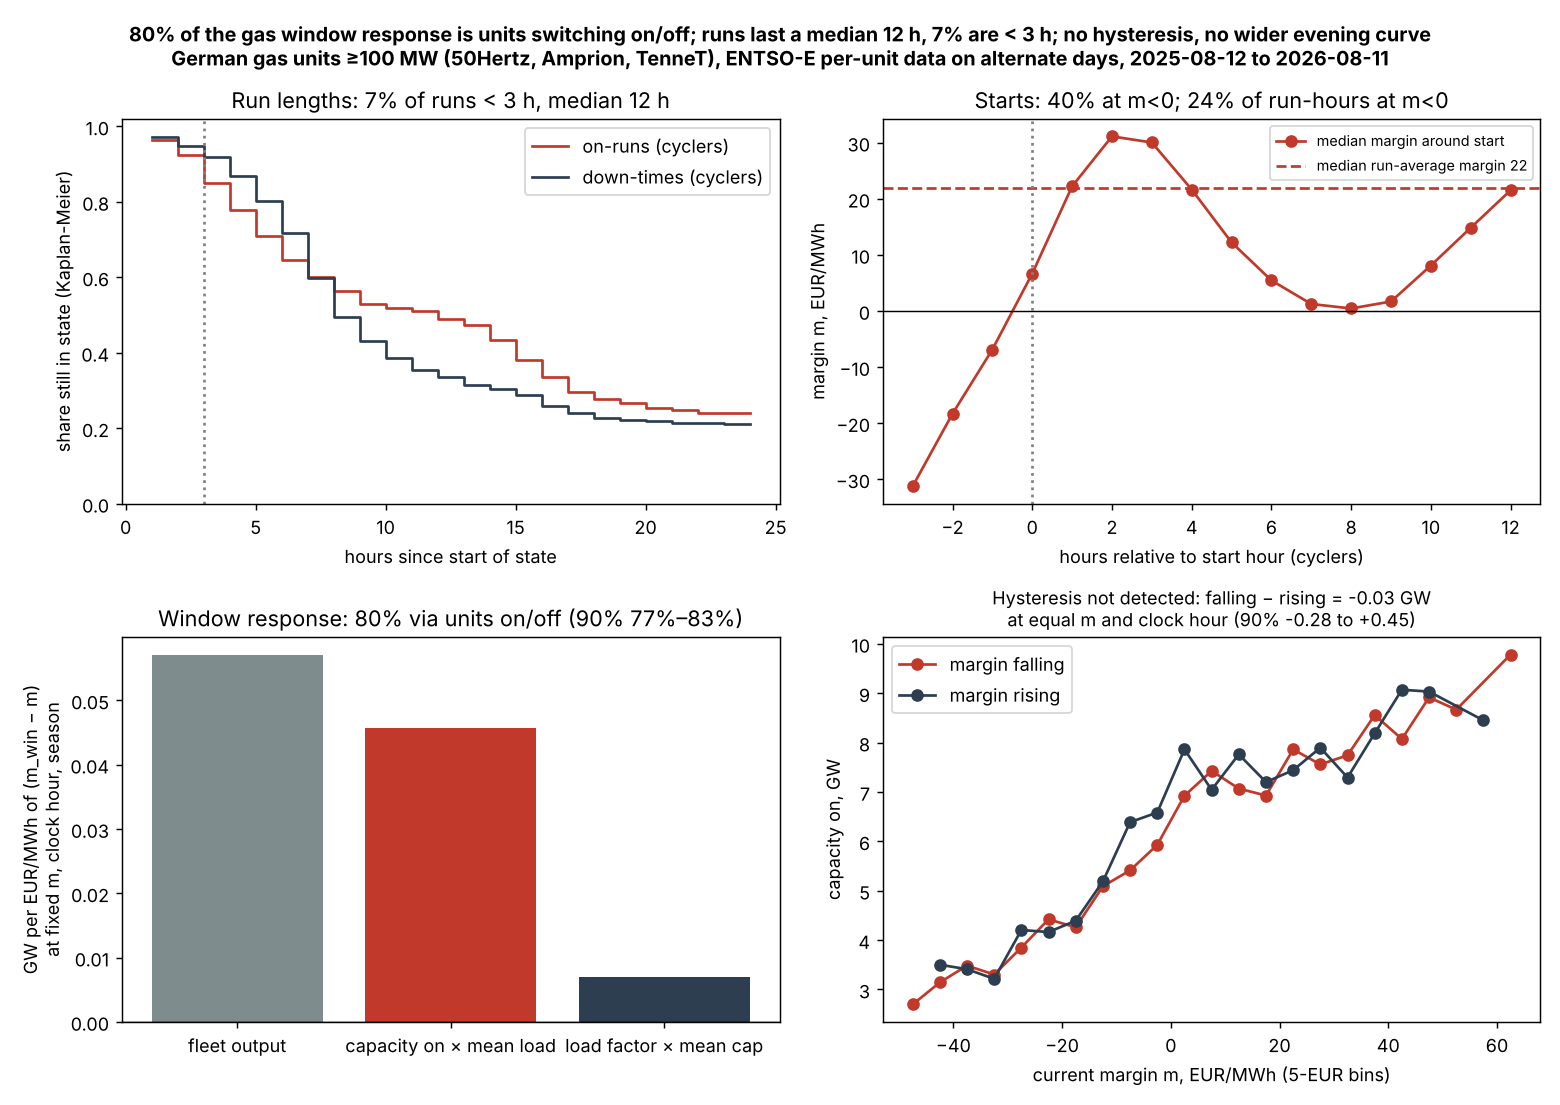

This figure's Python source:
"""
Is the multi-hour margin response of German gas output (lambda ~0.84-0.93 on m + lambda (m_win - m)) unit commitment?
Per-unit ENTSO-E actual generation (gas, >=100 MW; 50HZ, AMPRION, TENNET), 2025-08-12 .. 2026-08-11.
Data are sampled on alternate days, so every state/run statistic is computed within contiguous observed stretches only,
with left/right censoring tracked. Usage: unit_commitment.py DATA_DIR FIG_PATH. Prints JSON; writes only the figure.
"""
import glob, gzip, json, sys
from pathlib import Path
import numpy as np, pandas as pd
import matplotlib; matplotlib.use("Agg"); import matplotlib.pyplot as plt

SP, FIG = Path(sys.argv[1]), Path(sys.argv[2])
T0, T1 = pd.Timestamp("2025-08-12", tz="Europe/Berlin"), pd.Timestamp("2026-08-12", tz="Europe/Berlin")
THR, ALWAYS = 0.20, 0.90
rng = np.random.default_rng(0); R = {}

# ---------- system margin on the full continuous grid (as gas_curve2.py) ----------
X = pd.read_parquet(SP / "out/recon_hourly.parquet")
with gzip.open(SP / "appdata/gasprices_the_v1_DE_LU.json.gz", "rt") as f: g = json.load(f)["gasprice"]
gas = pd.Series({pd.Timestamp(int(k), unit="ms", tz="UTC"): v for k, v in g.items()}).sort_index()
eua = pd.read_parquet(SP / "out/eua_daily.parquet")["eua"].sort_index()
X["gas"] = gas.reindex(X.index, method="ffill")
X["co2"] = eua.reindex(X.index.tz_convert("Europe/Berlin").tz_localize(None).normalize(), method="ffill").to_numpy()
X["m"] = X.p - (1.85 * X.gas + 0.37 * X.co2)
grid = X.m.resample("1h").mean()
X["m_win"] = grid.rolling(7, center=True, min_periods=5).mean().reindex(X.index)
X["dm"] = (grid.shift(-1) - grid.shift(1)).reindex(X.index)

# ---------- units ----------
fr = []
for t in ["50HZ", "AMPRION", "TENNET"]:
    parts = [pd.read_parquet(f) for f in sorted(glob.glob(str(SP / f"entsoe/units_all/DE_{t}_gas_*.parquet")))]
    d = pd.concat(parts).sort_index(); d = d[~d.index.duplicated()]
    d = d[[c for c in d.columns if c.endswith("Fossil Gas | Actual Aggregated")]]
    d.columns = [f"{t}:{c.split(' | ')[0]}" for c in d.columns]
    fr.append(d.tz_convert("UTC"))
U = pd.concat(fr, axis=1).sort_index()
U = U[(U.index >= T0) & (U.index < T1)]
cap = U.quantile(0.99)
U = U.loc[:, cap >= 50]; cap = cap[U.columns]            # drop units that never produce meaningfully
S = X.reindex(U.index)
R["sampling"] = dict(units=int(U.shape[1]), hours=int(len(U)), days=int(len(set(U.index.tz_convert("Europe/Berlin").date))),
                     cap_GW=round(float(cap.sum()) / 1e3, 2), nan_share=round(float(U.isna().values.mean()), 4))
cov = U.sum(axis=1, min_count=1) / 1e3 / S.gasg
R["sampling"]["unit_sum_over_gasg_median"] = round(float(cov.median()), 3)

ON = (U.values > THR * cap.values) .astype(float); ON[np.isnan(U.values)] = np.nan
onshare = np.nanmean(ON, 0)
cls = np.where(onshare >= ALWAYS, "always", np.where(onshare > 0.01, "cycler", "rare"))
R["classes"] = {k: dict(n=int((cls == k).sum()), cap_GW=round(float(cap.values[cls == k].sum()) / 1e3, 2)) for k in ["always", "cycler", "rare"]}

ut = U.index.asi8 // 3_600_000_000
hour_loc = U.index.tz_convert("Europe/Berlin").hour.to_numpy()
day_loc = U.index.tz_convert("Europe/Berlin").normalize()
m = S.m.to_numpy(); month = U.index.tz_convert("Europe/Berlin").month.to_numpy()
winter = np.isin(month, [10, 11, 12, 1, 2, 3])

# ---------- runs and down-times per unit, within contiguous observed stretches ----------
runs = []   # (unit, state, i0, i1 exclusive, left_cens, right_cens)
for j in range(U.shape[1]):
    o = ON[:, j]; ok = ~np.isnan(o)
    brk = np.r_[True, (np.diff(ut) != 1) | (ok[1:] != ok[:-1])]
    seg = np.r_[np.where(brk)[0], len(o)]
    for a, b in zip(seg[:-1], seg[1:]):
        if not ok[a]: continue
        x = o[a:b]; ch = np.r_[0, np.where(np.diff(x) != 0)[0] + 1, len(x)]
        for c0, c1 in zip(ch[:-1], ch[1:]):
            runs.append((j, int(x[c0]), a + c0, a + c1, c0 == 0, c1 == len(x), a + len(x)))
rd = pd.DataFrame(runs, columns=["j", "on", "i0", "i1", "lc", "rc", "send"])
rd["len"] = rd.i1 - rd.i0; rd["cls"] = cls[rd.j]
rd["type"] = np.select([rd.lc & rd.rc, rd.lc, rd.rc], ["whole", "left", "right"], "complete")
cyc = rd[rd.cls == "cycler"]
R["run_types_cyclers"] = {s: cyc[cyc.on == s].type.value_counts(normalize=True).round(3).to_dict() for s in (1, 0)}

def km(L, ev):
    """Kaplan-Meier survival S(t) for t = 1..24 from lengths L with event flags ev."""
    out = []; s = 1.0
    for t in range(1, 25):
        at = (L >= t).sum(); e = ((L == t) & ev).sum()
        if at: s *= 1 - e / at
        out.append(s)
    return np.array(out)

def len_stats(df):
    st = df[~df.lc]                                  # observed start
    elig = st[(st.send - st.i0) >= 3]                # at least 3 h of observation after the start
    short = float(((elig.len < 3) & ~elig.rc).mean())
    S_ = km(st.len.to_numpy(), (~st.rc).to_numpy())
    med = int(np.argmax(S_ <= 0.5) + 1) if (S_ <= 0.5).any() else ">24"
    return dict(n_obs_start=int(len(st)), share_lt3h=round(short, 3), km_median_h=med,
                km_S=S_.round(3).tolist(), complete_median_h=float(st[~st.rc].len.median()),
                share_lt6h=round(float(((elig.len < 6) & ~elig.rc)[(elig.send - elig.i0) >= 6].mean()), 3))
R["run_lengths"] = {"runs": len_stats(cyc[cyc.on == 1]), "downs": len_stats(cyc[cyc.on == 0])}
for k in ("runs", "downs"): R["run_lengths"][k].pop("km_S")
KM_RUN, KM_DOWN = km(*(lambda d: (d.len.to_numpy(), (~d.rc).to_numpy()))(cyc[(cyc.on == 1) & ~cyc.lc])), km(*(lambda d: (d.len.to_numpy(), (~d.rc).to_numpy()))(cyc[(cyc.on == 0) & ~cyc.lc]))
# all units incl. always-on, for reference
R["run_lengths"]["runs_all_units_share_lt3h"] = len_stats(rd[rd.on == 1])["share_lt3h"]

# ---------- E2: starts and the margin ----------
st = cyc[(cyc.on == 1) & ~cyc.lc].copy()
st["m_start"] = m[st.i0]
st["m_run"] = [np.nanmean(m[a:b]) for a, b in zip(st.i0, st.i1)]
st["neg_h"] = [np.nansum(m[a:b] < 0) for a, b in zip(st.i0, st.i1)]
st["win"] = winter[st.i0]
st["cap"] = cap.values[st.j]
# implied gross margin per MW of capacity over the run (EUR/MW): output/cap * m summed over the run
Uv = U.values
st["gm_per_MW"] = [np.nansum(Uv[a:b, j] / cap.values[j] * m[a:b]) for j, a, b in zip(st.j, st.i0, st.i1)]
comp = st[~st.rc]
def e2(d, c):
    return dict(n=int(len(d)), median_m_start=round(float(d.m_start.median()), 1), median_m_run=round(float(d.m_run.median()), 1),
                median_run_minus_start=round(float((d.m_run - d.m_start).median()), 1),
                share_start_neg=round(float((d.m_start < 0).mean()), 3),
                share_runhours_neg=round(float(d.neg_h.sum() / d.len.sum()), 3),
                share_runs_mrun_pos=round(float((d.m_run > 0).mean()), 3),
                share_runs_mrun_pos_and_start_neg=round(float(((d.m_run > 0) & (d.m_start < 0)).mean()), 3),
                complete_gm_per_MW_median=round(float(c.gm_per_MW.median()), 0),
                complete_gm_per_MW_q25=round(float(c.gm_per_MW.quantile(0.25)), 0))
R["starts"] = {"all": e2(st, comp), "winter": e2(st[st.win], comp[comp.win]), "summer": e2(st[~st.win], comp[~comp.win])}
# null: cycler off-hours at positive margin; cycler on-hours at negative margin (all on-hours)
cj = np.where(cls == "cycler")[0]; Oc = ON[:, cj]
mm = np.repeat(m[:, None], len(cj), 1); okm = ~np.isnan(Oc) & ~np.isnan(mm)
R["null"] = dict(share_cycler_onhours_negm=round(float(((Oc == 1) & (mm < 0) & okm).sum() / ((Oc == 1) & okm).sum()), 3),
                 share_cycler_offhours_posm=round(float(((Oc == 0) & (mm > 0) & okm).sum() / ((Oc == 0) & okm).sum()), 3),
                 share_all_hours_negm=round(float(np.nanmean(m[~np.isnan(m)] < 0)), 3))
# margin event study around observed starts (cyclers)
ev = np.full((len(st), 16), np.nan)
for k, (i0, send) in enumerate(zip(st.i0, st.send)):
    for r_ in range(-3, 13):
        ii = i0 + r_
        if 0 <= ii < len(m) and ut[ii] - ut[i0] == r_: ev[k, r_ + 3] = m[ii]
EV = np.nanmedian(ev, 0)

# ---------- fleet decomposition (E1) ----------
# carried-over evening units: capacity of cycler runs started 16:00-19:59 (observed start) still on at 20-23 h same day
carry = np.zeros(len(U))
for j, a, b in zip(st.j, st.i0, st.i1):
    if 16 <= hour_loc[a] < 20:
        for i in range(a, b):
            if hour_loc[i] >= 20 and day_loc[i] == day_loc[a]: carry[i] += cap.values[j] / 1e3
Uf = np.where(np.isnan(Uv), 0, Uv); valid_h = np.isnan(Uv).mean(1) < 0.05
capon = np.nansum(np.where(ON == 1, cap.values, 0), 1) / 1e3   # GW of capacity on
Y = Uf.sum(1) / 1e3
capon_c = np.nansum(np.where(ON[:, cj] == 1, cap.values[cj], 0), 1) / 1e3
Yc = Uf[:, cj].sum(1) / 1e3
gap = (S.m_win - S.m).to_numpy()
lead = (grid.shift(-1) + grid.shift(-2) + grid.shift(-3)).div(3).reindex(U.index).to_numpy() - m
lag = (grid.shift(1) + grid.shift(2) + grid.shift(3)).div(3).reindex(U.index).to_numpy() - m
Non = np.nansum(ON == 1, 1); blk = np.digitize(hour_loc, [6, 10, 16, 20])
D = pd.DataFrame(dict(Y=Y, C=capon, u=Y / np.where(capon > 0, capon, np.nan), Yc=Yc, Cc=capon_c, gap=gap, m=m,
                      mb=np.floor(m / 5), mo=month, carry=carry, N=Non, G=S.gasg.to_numpy(), lead=lead, lag=lag, win=winter, b=blk, day=day_loc, h=hour_loc, dm=S.dm.to_numpy()))
D = D[valid_h & D.gap.notna() & D.lead.notna() & D.lag.notna() & D.m.notna() & (D.C > 0)].copy()
D["grp"] = D.mb.astype(int).astype(str) + "_" + D.mo.astype(str) + "_" + D.b.astype(str)            # m-bin x month x block
D["grp_h"] = D.mb.astype(int).astype(str) + "_" + D.h.astype(str) + "_" + D.win.astype(str)         # m-bin x clock hour x season
D["grp_h10"] = np.floor(D.m / 10).astype(int).astype(str) + "_" + D.h.astype(str) + "_" + D.mo.astype(str)  # 10-EUR bin x hour x month
D["grp_hm"] = D.h.astype(str) + "_" + D.mo.astype(str)                                             # for the response to m itself

VARS = ["Y", "C", "u", "N"]
def slopes_fast(d, grp, x="gap"):
    w = d[VARS + [x]] - d.groupby(grp)[VARS + [x]].transform("mean")
    return {v: float((w[x] * w[v]).sum() / (w[x] ** 2).sum()) for v in VARS}
ubar, Cbar = D.u.mean(), D.C.mean()
days = D.day.unique(); dgrp = {d_: idx for d_, idx in D.groupby("day").groups.items()}
def decomp(grp, x="gap", boot=True):
    sl_ = slopes_fast(D, grp, x); out = dict(slope_Y_GW_per_EUR=round(sl_["Y"], 4), slope_Ccap_on_GW_per_EUR=round(sl_["C"], 4),
        slope_units_on_per_EUR=round(sl_["N"], 4), share_via_capacity_on=round(ubar * sl_["C"] / sl_["Y"], 3),
        share_via_load_factor=round(Cbar * sl_["u"] / sl_["Y"], 3))
    if boot:
        bs = []
        for _ in range(300):
            pick = rng.choice(days, len(days)); b_ = slopes_fast(D.loc[np.concatenate([dgrp[d_] for d_ in pick])], grp, x)
            bs.append([b_["Y"], ubar * b_["C"] / b_["Y"]])
        bs = np.array(bs); out["slope_Y_90"] = np.quantile(bs[:, 0], [0.05, 0.95]).round(4).tolist()
        out["share_via_capacity_on_90"] = np.quantile(bs[:, 1], [0.05, 0.95]).round(3).tolist()
    return out, sl_
dec_h, sl = decomp("grp_h")
R["decomposition"] = dict(hours=int(len(D)), u_mean=round(float(ubar), 3), C_mean=round(float(Cbar), 2),
                          gap_mbin_hour_season=dec_h, gap_mbin10_hour_month=decomp("grp_h10", boot=False)[0],
                          gap_mbin_month_block=decomp("grp")[0], response_to_m_hour_month=decomp("grp_hm", x="m", boot=False)[0])
# lead vs lag: is the window response forward- or backward-looking? joint OLS after demeaning in m-bin x hour x season cells
w = D[["C", "Y", "lead", "lag"]] - D.groupby("grp_h")[["C", "Y", "lead", "lag"]].transform("mean")
def leadlag(w):
    Xl = w[["lead", "lag"]].to_numpy(); return {v: np.linalg.lstsq(Xl, w[v].to_numpy(), rcond=None)[0] for v in ["C", "Y"]}
ll = leadlag(w); bl = []
for _ in range(300):
    pick = rng.choice(days, len(days)); bl.append(np.r_[tuple(leadlag(w.loc[np.concatenate([dgrp[d_] for d_ in pick])]).values())])
bl = np.array(bl)
R["lead_lag"] = dict(C_lead=round(float(ll["C"][0]), 4), C_lag=round(float(ll["C"][1]), 4), Y_lead=round(float(ll["Y"][0]), 4), Y_lag=round(float(ll["Y"][1]), 4),
                     ci90_C_lead_lag_Y_lead_lag=np.quantile(bl, [0.05, 0.95], 0).round(4).T.tolist(), corr_lead_lag=round(float(np.corrcoef(w.lead, w.lag)[0, 1]), 3))

# ---------- logistic width of capacity-on vs margin by block (E4) ----------
def fit_logistic(mv, yv, mo, A=None):
    """y = F[month] + A sigmoid((m-mu)/s); grid over (mu, s), linear LS for F, A (or A held fixed)."""
    mos = np.unique(mo); Mo = (mo[:, None] == mos[None]).astype(float); best = None
    for mu in np.arange(-60, 41, 2.0):
        for s in np.exp(np.linspace(np.log(3), np.log(80), 40)):
            sg = 1 / (1 + np.exp(-(mv - mu) / s))
            if A is None: Z = np.c_[Mo, sg]; coef, *_ = np.linalg.lstsq(Z, yv, rcond=None); r = ((yv - Z @ coef) ** 2).sum()
            else: c0, *_ = np.linalg.lstsq(Mo, yv - A * sg, rcond=None); coef = np.r_[c0, A]; r = ((yv - A * sg - Mo @ c0) ** 2).sum()
            if coef[-1] > 0 and (best is None or r < best[0]): best = (r, mu, s, coef[-1])
    return dict(mu=round(best[1], 1), s=round(float(best[2]), 1), A=round(float(best[3]), 2))
mid_ = D[(D.h >= 10) & (D.h < 16)]
eve_ = D[D.h >= 20]
W = {"Y_midday": fit_logistic(mid_.m.to_numpy(), mid_.Y.to_numpy(), mid_.mo.to_numpy()),
     "Y_evening": fit_logistic(eve_.m.to_numpy(), eve_.Y.to_numpy(), eve_.mo.to_numpy()),
     "C_midday": fit_logistic(mid_.m.to_numpy(), mid_.C.to_numpy(), mid_.mo.to_numpy()),
     "C_evening": fit_logistic(eve_.m.to_numpy(), eve_.C.to_numpy(), eve_.mo.to_numpy()),
     "C_evening_minus_carry": fit_logistic(eve_.m.to_numpy(), (eve_.C - eve_.carry).to_numpy(), eve_.mo.to_numpy())}
allY = fit_logistic(D.m.to_numpy(), D.Y.to_numpy(), D.mo.to_numpy()); W["Y_allhours"] = allY
for blk_, d_ in [("midday", mid_), ("evening", eve_)]:
    W[f"Y_{blk_}_sharedA"] = fit_logistic(d_.m.to_numpy(), d_.Y.to_numpy(), d_.mo.to_numpy(), A=allY["A"])
allG = fit_logistic(D.m.to_numpy(), D.G.to_numpy(), D.mo.to_numpy())
for blk_, d_ in [("midday", mid_), ("evening", eve_)]:
    W[f"gasg_{blk_}"] = fit_logistic(d_.m.to_numpy(), d_.G.to_numpy(), d_.mo.to_numpy())
    W[f"gasg_{blk_}_sharedA"] = fit_logistic(d_.m.to_numpy(), d_.G.to_numpy(), d_.mo.to_numpy(), A=allG["A"])
W["ratio_gasg"] = round(W["gasg_evening"]["s"] / W["gasg_midday"]["s"], 2)
W["ratio_gasg_sharedA"] = round(W["gasg_evening_sharedA"]["s"] / W["gasg_midday_sharedA"]["s"], 2)
W["ratio_Y_sharedA"] = round(W["Y_evening_sharedA"]["s"] / W["Y_midday_sharedA"]["s"], 2)
for k in ["Y", "C"]: W[f"ratio_{k}"] = round(W[f"{k}_evening"]["s"] / W[f"{k}_midday"]["s"], 2)
W["ratio_C_minus_carry"] = round(W["C_evening_minus_carry"]["s"] / W["C_midday"]["s"], 2)
ev_st = st[(hour_loc[st.i0] >= 16) & (hour_loc[st.i0] < 20)]
on22 = []; neg_late = []; late = []
for j, a, b, send in zip(ev_st.j, ev_st.i0, ev_st.i1, ev_st.send):
    i22 = [i for i in range(a, send) if hour_loc[i] == 22 and day_loc[i] == day_loc[a]]
    if i22: on22.append(i22[0] < b)
    for i in range(a, b):
        if hour_loc[i] >= 21 and day_loc[i] == day_loc[a]:
            late.append(1); neg_late.append(m[i] < 0)
W.update(n_evening_starts=int(len(ev_st)), share_on_at_22=round(float(np.mean(on22)), 3),
         share_21_23_runhours_negm=round(float(np.mean(neg_late)), 3), n_21_23_runhours=int(len(late)),
         carry_mean_GW_20_24=round(float(eve_.carry.mean()), 3), C_mean_GW_20_24=round(float(eve_.C.mean()), 2))
R["evening"] = W

# ---------- E5: hysteresis, capacity on at equal margin, falling vs rising ----------
pooled = fit_logistic(D.m.to_numpy(), D.C.to_numpy(), D.mo.to_numpy())
nf = D[(np.abs(D.m - pooled["mu"]) < 2 * pooled["s"])].copy()
nf["dir"] = np.select([nf.dm < -5, nf.dm > 5], [-1, 1], 0); nf = nf[nf.dir != 0]
def hyst(d, keys, v="C"):
    g = d.groupby(keys + ["dir"])[v].mean().unstack("dir").dropna()
    n = d.groupby(keys + ["dir"]).size().unstack("dir").reindex(g.index)
    w = np.minimum(n[-1], n[1]); return float(((g[-1] - g[1]) * w).sum() / w.sum())
dgrp2 = {d_: idx for d_, idx in nf.groupby("day").groups.items()}; dys = list(dgrp2)
H = {}
for name, keys in [("pooled_mbin", ["mb"]), ("within_block", ["mb", "b"]), ("within_block_month", ["mb", "b", "mo"]), ("within_hour", ["mb", "h"])]:
    est = hyst(nf, keys); bb = []
    for _ in range(300):
        pick = rng.choice(dys, len(dys)); bb.append(hyst(nf.loc[np.concatenate([dgrp2[d_] for d_ in pick])], keys))
    H[name] = dict(GW=round(est, 3), ci90=np.quantile(bb, [0.05, 0.95]).round(3).tolist())
estN = hyst(nf, ["mb", "h"], "N"); bb = []
for _ in range(300):
    pick = rng.choice(dys, len(dys)); bb.append(hyst(nf.loc[np.concatenate([dgrp2[d_] for d_ in pick])], ["mb", "h"], "N"))
H["within_hour_units"] = dict(n_units=round(estN, 2), ci90=np.quantile(bb, [0.05, 0.95]).round(2).tolist())
H.update(n_falling=int((nf.dir == -1).sum()), n_rising=int((nf.dir == 1).sum()), nonflat=[round(pooled["mu"] - 2 * pooled["s"], 1), round(pooled["mu"] + 2 * pooled["s"], 1)])
H["gap_mean_falling"] = round(float(nf[nf.dir == -1].gap.mean()), 1); H["gap_mean_rising"] = round(float(nf[nf.dir == 1].gap.mean()), 1)
H["falling_hour_mean"] = round(float(nf[nf.dir == -1].h.mean()), 1); H["rising_hour_mean"] = round(float(nf[nf.dir == 1].h.mean()), 1)
R["hysteresis"] = H
print(json.dumps(R, indent=1, default=str))

# ---------- figure ----------
fig, ax = plt.subplots(2, 2, figsize=(12, 8.5))
a = ax[0, 0]; t = np.arange(1, 25)
a.step(t, KM_RUN, where="post", label="on-runs (cyclers)", color="#c0392b"); a.step(t, KM_DOWN, where="post", label="down-times (cyclers)", color="#2c3e50")
a.axvline(3, ls=":", c="grey"); a.set_xlabel("hours since start of state"); a.set_ylabel("share still in state (Kaplan-Meier)")
a.set_title(f"Run lengths: {R['run_lengths']['runs']['share_lt3h']:.0%} of runs < 3 h, median {R['run_lengths']['runs']['km_median_h']} h"); a.legend(); a.set_ylim(0, 1.02)
a = ax[0, 1]; rr = np.arange(-3, 13)
a.plot(rr, EV, "o-", c="#c0392b", label="median margin around start"); a.axhline(0, c="k", lw=0.8)
a.axhline(st.m_run.median(), ls="--", c="#c0392b", label=f"median run-average margin {st.m_run.median():.0f}")
a.axvline(0, ls=":", c="grey"); a.set_xlabel("hours relative to start hour (cyclers)"); a.set_ylabel("margin m, EUR/MWh"); a.legend(fontsize=8)
a.set_title(f"Starts: {R['starts']['all']['share_start_neg']:.0%} at m<0; {R['starts']['all']['share_runhours_neg']:.0%} of run-hours at m<0")
a = ax[1, 0]
lab = ["fleet output", "capacity on × mean load", "load factor × mean cap"]
vals = [sl["Y"], ubar * sl["C"], Cbar * sl["u"]]
a.bar(lab, vals, color=["#7f8c8d", "#c0392b", "#2c3e50"]); a.axhline(0, c="k", lw=0.8)
a.set_ylabel("GW per EUR/MWh of (m_win − m)\nat fixed m, clock hour, season"); a.set_title(f"Window response: {dec_h['share_via_capacity_on']:.0%} via units on/off (90% {dec_h['share_via_capacity_on_90'][0]:.0%}–{dec_h['share_via_capacity_on_90'][1]:.0%})")
a = ax[1, 1]
for dir_, c_, lb in [(-1, "#c0392b", "margin falling"), (1, "#2c3e50", "margin rising")]:
    q = nf[nf.dir == dir_].groupby("mb").C.agg(["mean", "size"]); q = q[q["size"] >= 15]
    a.plot(q.index * 5 + 2.5, q["mean"], "o-", c=c_, label=lb)
a.set_xlabel("current margin m, EUR/MWh (5-EUR bins)"); a.set_ylabel("capacity on, GW"); a.legend()
lo_, hi_ = H['within_hour']['ci90']
a.set_title(f"Hysteresis not detected: falling − rising = {H['within_hour']['GW']:+.2f} GW\nat equal m and clock hour (90% {lo_:+.2f} to {hi_:+.2f})", fontsize=10)
fig.suptitle(f"{dec_h['share_via_capacity_on']:.0%} of the gas window response is units switching on/off; runs last a median "
             f"{R['run_lengths']['runs']['km_median_h']} h, {R['run_lengths']['runs']['share_lt3h']:.0%} are < 3 h; no hysteresis, no wider evening curve\n"
             "German gas units ≥100 MW (50Hertz, Amprion, TenneT), ENTSO-E per-unit data on alternate days, 2025-08-12 to 2026-08-11", fontsize=11, weight="bold")
fig.tight_layout(); fig.savefig(FIG, dpi=130)
